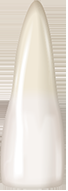
#> input picture teeth pics/1.png, 68 x 191 px
$ python quick_test_calibration.py '../teeth pics/1.png'
#> lines starting #> are read from the running program, lines starting #| are printed output that depends on the picture
"""
Quick test for calibration detection - test on one image
"""

import cv2
import numpy as np
import sys

def detect_ruler_marks(image_path):
    """Simple ruler mark detection."""
#> called with image_path = '../teeth pics/1.png'
    img = cv2.imread(image_path)
#> img is the input picture: shape (191, 68, 3); mean B, G, R 212.9, 222.3, 229.2
    if img is None:
        print(f"❌ Could not read: {image_path}")
        return

    h, w = img.shape[:2]
#> h = 191; w = 68
    print(f"📏 Image size: {w}x{h}")
#| 📏 Image size: 68x191

    # Search area (upper right)
    x_start = int(w * 0.7)
#> x_start = 47
    y_end = int(h * 0.25)
#> y_end = 47

    roi = img[0:y_end, x_start:w]
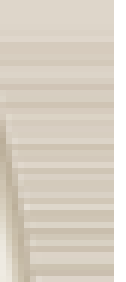
#> roi: shape (47, 21, 3) (shown 6 times larger); mean B, G, R 196.6, 209.3, 217.6
    gray_roi = cv2.cvtColor(roi, cv2.COLOR_BGR2GRAY)
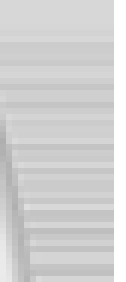
#> gray_roi: shape (47, 21) (shown 6 times larger); min 175, max 255, mean 210.2

    # Find bright spots - lower threshold for better detection
    _, bright = cv2.threshold(gray_roi, 150, 255, cv2.THRESH_BINARY)
#> bright: shape (47, 21); every value is 255

    # Morphology to clean up
    kernel = np.ones((3, 3), np.uint8)
    bright = cv2.morphologyEx(bright, cv2.MORPH_CLOSE, kernel)
    bright = cv2.morphologyEx(bright, cv2.MORPH_OPEN, kernel)

    # Find contours
    contours, _ = cv2.findContours(bright, cv2.RETR_EXTERNAL, cv2.CHAIN_APPROX_SIMPLE)
#> contours = [[[0, 0], [0, 46], [20, 46], [20, 0]]]

    points = []
    for cnt in contours:
        area = cv2.contourArea(cnt)
        if 10 < area < 500:
            M = cv2.moments(cnt)
            if M['m00'] > 0:
                cx = int(M['m10'] / M['m00'])
                cy = int(M['m01'] / M['m00'])

                # Brightness
                mask = np.zeros_like(gray_roi)
                cv2.drawContours(mask, [cnt], -1, 255, -1)
                brightness = cv2.mean(gray_roi, mask=mask)[0]

                points.append({
                    'x': x_start + cx,
                    'y': cy,
                    'brightness': brightness
                })
#> this loop made 1 pass
#> (cnt, area) on pass 1: ([[0, 0], [0, 46], [20, 46], [20, 0]], 920)
#> after the loop, points = []

    # Sort by brightness
    points.sort(key=lambda p: p['brightness'], reverse=True)

    print(f"🔍 Found {len(points)} bright points")
#| 🔍 Found 0 bright points

    # Find vertical pair
    for i in range(min(10, len(points))):
        for j in range(i+1, min(10, len(points))):
            p1, p2 = points[i], points[j]
            dx = abs(p1['x'] - p2['x'])
            dy = abs(p1['y'] - p2['y'])

            if dx < 30 and 70 < dy < 150:
                upper = p1 if p1['y'] < p2['y'] else p2
                lower = p2 if p1['y'] < p2['y'] else p1

                dist = np.sqrt(dx**2 + dy**2)
                mm_px = 10 / dist

                print(f"\n✅ Found calibration pair:")
                print(f"   p2 (upper): ({upper['x']}, {upper['y']})")
                print(f"   p1 (lower): ({lower['x']}, {lower['y']})")
                print(f"   Distance: {dist:.1f} pixels")
                print(f"   Conversion: {mm_px:.4f} mm/pixel")
                print(f"   DPI: {25.4/mm_px:.0f}")

                # Visualize
                vis = img.copy()
                cv2.rectangle(vis, (x_start, 0), (w, y_end), (255,255,0), 2)
                cv2.circle(vis, (upper['x'], upper['y']), 8, (0,0,255), 2)
                cv2.circle(vis, (lower['x'], lower['y']), 8, (0,0,255), 2)
                cv2.line(vis, (upper['x'], upper['y']), (lower['x'], lower['y']), (0,0,255), 2)
                cv2.putText(vis, "p2", (upper['x']+10, upper['y']), cv2.FONT_HERSHEY_SIMPLEX, 0.7, (0,0,255), 2)
                cv2.putText(vis, "p1", (lower['x']+10, lower['y']), cv2.FONT_HERSHEY_SIMPLEX, 0.7, (0,0,255), 2)

                # Show all detected points
                for k, p in enumerate(points[:10]):
                    color = (0,255,0) if k in [i,j] else (255,0,0)
                    cv2.circle(vis, (p['x'], p['y']), 3, color, -1)

                cv2.imwrite('calibration_detection_result.png', vis)
                print(f"\n💾 Saved visualization to: calibration_detection_result.png")

                # Show resized
                scale = min(1.0, 1200/max(w, h))
                resized = cv2.resize(vis, None, fx=scale, fy=scale)
                cv2.imshow('Calibration Detection', resized)
                cv2.waitKey(0)
                cv2.destroyAllWindows()

                return upper, lower
#> this loop made 0 passes

    print("❌ No calibration pair found")
    return None

if __name__ == '__main__':
    import os

    # Get script directory and change to it
    script_dir = os.path.dirname(os.path.abspath(__file__))
    os.chdir(script_dir)

    print(f"📂 Working directory: {os.getcwd()}\n")

    # Use image from Aariz dataset
    test_image = 'Aariz/train/Cephalograms/cks2ip8fq29yq0yufc4scftj8.png'

    if len(sys.argv) > 1:
        test_image = sys.argv[1]

    if not os.path.exists(test_image):
        print(f"⚠️ Image not found, trying alternative paths...")
        # Try different extensions
        base_name = test_image.replace('.png', '').replace('.jpg', '').replace('.jpeg', '')
        for ext in ['.png', '.jpg', '.jpeg']:
            alt_path = base_name + ext
            if os.path.exists(alt_path):
                test_image = alt_path
                print(f"✅ Found: {test_image}")
                break
        else:
            print(f"❌ Could not find image: {test_image}")
            sys.exit(1)

    print(f"🧪 Testing: {test_image}\n")
    detect_ruler_marks(test_image)

$ run again, on teeth pics/12.png
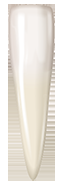
#> input picture teeth pics/12.png, 67 x 181 px
#> in detect_ruler_marks, img is the input picture: shape (181, 67, 3); mean B, G, R 224.7, 232, 236.7
#| 📏 Image size: 67x181
#> in detect_ruler_marks, `roi = img[0:y_end, x_start:w]`:
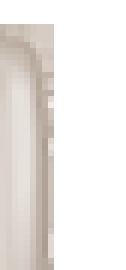
#> roi: shape (45, 21, 3) (shown 6 times larger); mean B, G, R 230.2, 233.5, 237.1
#> bright: shape (45, 21); every value is 255
#> contours = [[[0, 0], [0, 44], [20, 44], [20, 0]]]
#> the loop in detect_ruler_marks, `for cnt in contours:` made 1 pass
#> (cnt, area) on pass 1: ([[0, 0], [0, 44], [20, 44], [20, 0]], 880)
#> after the loop in detect_ruler_marks, `for cnt in contours:`: points = []
#| 🔍 Found 0 bright points

$ run again, on teeth pics/14.png
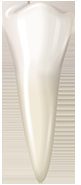
#> input picture teeth pics/14.png, 81 x 185 px
#> in detect_ruler_marks, img is the input picture: shape (185, 81, 3); mean B, G, R 212.3, 222.3, 228.4
#| 📏 Image size: 81x185
#> in detect_ruler_marks, `roi = img[0:y_end, x_start:w]`:
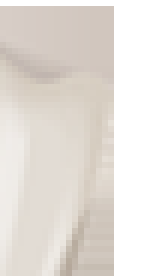
#> roi: shape (46, 25, 3) (shown 6 times larger); mean B, G, R 215.7, 222, 227.8
#> bright: shape (46, 25); every value is 255
#> contours = [[[0, 0], [0, 45], [24, 45], [24, 0]]]
#> the loop in detect_ruler_marks, `for cnt in contours:` made 1 pass
#> (cnt, area) on pass 1: ([[0, 0], [0, 45], [24, 45], [24, 0]], 1080)
#> after the loop in detect_ruler_marks, `for cnt in contours:`: points = []
#| 🔍 Found 0 bright points
